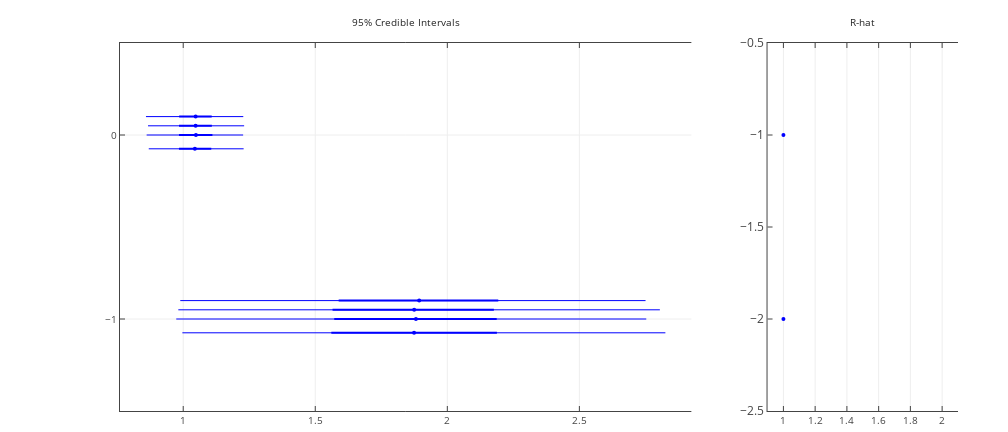

Notebook cell for this chart:
### Code cell
py.offline.iplot_mpl(fig3)

### Figure 1 — Plotly figure (JSON) as saved in the notebook; plotly's stock layout.template omitted (floating-point values rounded to 4 significant figures)
{"data": [{"line": {"color": "rgba (0, 0, 255, 1)", "dash": "solid", "width": 1.75}, "marker": {"color": "#0000FF", "line": {"color": "#0000FF", "width": 0}, "opacity": 1, "size": 4, "symbol": "dot"}, "mode": "lines+markers", "name": "_line0", "type": "scatter", "x": [1.048], "xaxis": "x1", "y": [0], "yaxis": "y1"}, {"line": {"color": "rgba (0, 0, 255, 1)", "dash": "solid", "width": 2}, "mode": "lines", "name": "_nolegend_", "type": "scatter", "x": [0.9838, 1.111], "xaxis": "x1", "y": [0, 0], "yaxis": "y1"}, {"line": {"color": "rgba (0, 0, 255, 1)", "dash": "solid", "width": 1}, "mode": "lines", "name": "_nolegend_", "type": "scatter", "x": [0.8614, 1.227], "xaxis": "x1", "y": [0, 0], "yaxis": "y1"}, {"line": {"color": "rgba (0, 0, 255, 1)", "dash": "solid", "width": 1.75}, "marker": {"color": "#0000FF", "line": {"color": "#0000FF", "width": 0}, "opacity": 1, "size": 4, "symbol": "dot"}, "mode": "lines+markers", "name": "_line3", "type": "scatter", "x": [1.881], "xaxis": "x1", "y": [-1], "yaxis": "y1"}, {"line": {"color": "rgba (0, 0, 255, 1)", "dash": "solid", "width": 2}, "mode": "lines", "name": "_nolegend_", "type": "scatter", "x": [1.572, 2.187], "xaxis": "x1", "y": [-1, -1], "yaxis": "y1"}, {"line": {"color": "rgba (0, 0, 255, 1)", "dash": "solid", "width": 1}, "mode": "lines", "name": "_nolegend_", "type": "scatter", "x": [0.9736, 2.753], "xaxis": "x1", "y": [-1, -1], "yaxis": "y1"}, {"line": {"color": "rgba (0, 0, 255, 1)", "dash": "solid", "width": 1.75}, "marker": {"color": "#0000FF", "line": {"color": "#0000FF", "width": 0}, "opacity": 1, "size": 4, "symbol": "dot"}, "mode": "lines+markers", "name": "_line6", "type": "scatter", "x": [1.047], "xaxis": "x1", "y": [0.05], "yaxis": "y1"}, {"line": {"color": "rgba (0, 0, 255, 1)", "dash": "solid", "width": 2}, "mode": "lines", "name": "_nolegend_", "type": "scatter", "x": [0.984, 1.108], "xaxis": "x1", "y": [0.05, 0.05], "yaxis": "y1"}, {"line": {"color": "rgba (0, 0, 255, 1)", "dash": "solid", "width": 1}, "mode": "lines", "name": "_nolegend_", "type": "scatter", "x": [0.8667, 1.231], "xaxis": "x1", "y": [0.05, 0.05], "yaxis": "y1"}, {"line": {"color": "rgba (0, 0, 255, 1)", "dash": "solid", "width": 1.75}, "marker": {"color": "#0000FF", "line": {"color": "#0000FF", "width": 0}, "opacity": 1, "size": 4, "symbol": "dot"}, "mode": "lines+markers", "name": "_line9", "type": "scatter", "x": [1.874], "xaxis": "x1", "y": [-0.95], "yaxis": "y1"}, {"line": {"color": "rgba (0, 0, 255, 1)", "dash": "solid", "width": 2}, "mode": "lines", "name": "_nolegend_", "type": "scatter", "x": [1.565, 2.176], "xaxis": "x1", "y": [-0.95, -0.95], "yaxis": "y1"}, {"line": {"color": "rgba (0, 0, 255, 1)", "dash": "solid", "width": 1}, "mode": "lines", "name": "_nolegend_", "type": "scatter", "x": [0.9815, 2.805], "xaxis": "x1", "y": [-0.95, -0.95], "yaxis": "y1"}, {"line": {"color": "rgba (0, 0, 255, 1)", "dash": "solid", "width": 1.75}, "marker": {"color": "#0000FF", "line": {"color": "#0000FF", "width": 0}, "opacity": 1, "size": 4, "symbol": "dot"}, "mode": "lines+markers", "name": "_line12", "type": "scatter", "x": [1.044], "xaxis": "x1", "y": [-0.075], "yaxis": "y1"}, {"line": {"color": "rgba (0, 0, 255, 1)", "dash": "solid", "width": 2}, "mode": "lines", "name": "_nolegend_", "type": "scatter", "x": [0.9838, 1.106], "xaxis": "x1", "y": [-0.075, -0.075], "yaxis": "y1"}, {"line": {"color": "rgba (0, 0, 255, 1)", "dash": "solid", "width": 1}, "mode": "lines", "name": "_nolegend_", "type": "scatter", "x": [0.8695, 1.229], "xaxis": "x1", "y": [-0.075, -0.075], "yaxis": "y1"}, {"line": {"color": "rgba (0, 0, 255, 1)", "dash": "solid", "width": 1.75}, "marker": {"color": "#0000FF", "line": {"color": "#0000FF", "width": 0}, "opacity": 1, "size": 4, "symbol": "dot"}, "mode": "lines+markers", "name": "_line15", "type": "scatter", "x": [1.874], "xaxis": "x1", "y": [-1.075], "yaxis": "y1"}, {"line": {"color": "rgba (0, 0, 255, 1)", "dash": "solid", "width": 2}, "mode": "lines", "name": "_nolegend_", "type": "scatter", "x": [1.561, 2.188], "xaxis": "x1", "y": [-1.075, -1.075], "yaxis": "y1"}, {"line": {"color": "rgba (0, 0, 255, 1)", "dash": "solid", "width": 1}, "mode": "lines", "name": "_nolegend_", "type": "scatter", "x": [0.9968, 2.826], "xaxis": "x1", "y": [-1.075, -1.075], "yaxis": "y1"}, {"line": {"color": "rgba (0, 0, 255, 1)", "dash": "solid", "width": 1.75}, "marker": {"color": "#0000FF", "line": {"color": "#0000FF", "width": 0}, "opacity": 1, "size": 4, "symbol": "dot"}, "mode": "lines+markers", "name": "_line18", "type": "scatter", "x": [1.047], "xaxis": "x1", "y": [0.1], "yaxis": "y1"}, {"line": {"color": "rgba (0, 0, 255, 1)", "dash": "solid", "width": 2}, "mode": "lines", "name": "_nolegend_", "type": "scatter", "x": [0.9845, 1.108], "xaxis": "x1", "y": [0.1, 0.1], "yaxis": "y1"}, {"line": {"color": "rgba (0, 0, 255, 1)", "dash": "solid", "width": 1}, "mode": "lines", "name": "_nolegend_", "type": "scatter", "x": [0.8589, 1.227], "xaxis": "x1", "y": [0.1, 0.1], "yaxis": "y1"}, {"line": {"color": "rgba (0, 0, 255, 1)", "dash": "solid", "width": 1.75}, "marker": {"color": "#0000FF", "line": {"color": "#0000FF", "width": 0}, "opacity": 1, "size": 4, "symbol": "dot"}, "mode": "lines+markers", "name": "_line21", "type": "scatter", "x": [1.893], "xaxis": "x1", "y": [-0.9], "yaxis": "y1"}, {"line": {"color": "rgba (0, 0, 255, 1)", "dash": "solid", "width": 2}, "mode": "lines", "name": "_nolegend_", "type": "scatter", "x": [1.589, 2.193], "xaxis": "x1", "y": [-0.9, -0.9], "yaxis": "y1"}, {"line": {"color": "rgba (0, 0, 255, 1)", "dash": "solid", "width": 1}, "mode": "lines", "name": "_nolegend_", "type": "scatter", "x": [0.9888, 2.75], "xaxis": "x1", "y": [-0.9, -0.9], "yaxis": "y1"}, {"marker": {"color": "#0000FF", "line": {"color": "#0000FF", "width": 0}, "opacity": 1, "size": 4, "symbol": "dot"}, "mode": "markers", "name": "_line0", "type": "scatter", "x": [1.0, 1.0], "xaxis": "x2", "y": [-1, -2], "yaxis": "y2"}], "layout": {"annotations": [{"font": {"color": "#262626", "size": 10}, "showarrow": false, "text": "95% Credible Intervals", "x": 0.3415, "xanchor": "center", "xref": "paper", "y": 1.032, "yanchor": "bottom", "yref": "paper"}, {"font": {"color": "#262626", "size": 10}, "showarrow": false, "text": "R-hat", "x": 0.8861, "xanchor": "center", "xref": "paper", "y": 1.032, "yanchor": "bottom", "yref": "paper"}], "autosize": false, "height": 432, "hovermode": "closest", "margin": {"b": 21, "l": 120, "pad": 0, "r": 50, "t": 43}, "showlegend": false, "width": 1008, "xaxis1": {"anchor": "y1", "domain": [0, 0.6818], "mirror": "ticks", "nticks": 10, "range": [0.7606, 2.924], "showgrid": true, "showline": true, "side": "bottom", "tickfont": {"size": 10}, "ticks": "inside", "type": "linear", "zeroline": false}, "xaxis2": {"anchor": "y2", "domain": [0.7727, 1], "mirror": "ticks", "nticks": 7, "range": [0.9, 2.1], "showgrid": true, "showline": true, "side": "bottom", "tickfont": {"size": 10}, "ticks": "inside", "type": "linear", "zeroline": false}, "yaxis1": {"anchor": "x1", "domain": [0, 1], "dtick": -1, "mirror": false, "range": [-1.5, 0.5], "showgrid": true, "showline": true, "side": "left", "tick0": 0, "tickfont": {"size": 10}, "tickmode": false, "ticks": "inside", "type": "linear", "zeroline": false}, "yaxis2": {"anchor": "x2", "domain": [0, 1], "mirror": false, "nticks": 0, "range": [-2.5, -0.5], "showgrid": false, "showline": true, "side": "left", "ticks": "inside", "type": "linear", "zeroline": false}}}
